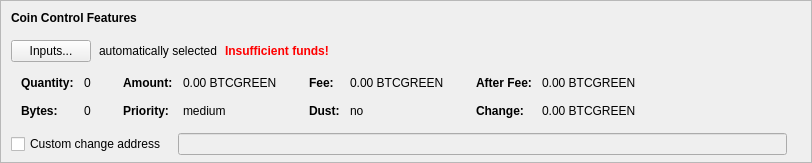
    <widget class="QFrame" name="frameCoinControl">
     <property name="sizePolicy">
      <sizepolicy hsizetype="Expanding" vsizetype="Expanding">
       <horstretch>0</horstretch>
       <verstretch>0</verstretch>
      </sizepolicy>
     </property>
     <property name="maximumSize">
      <size>
       <width>16777215</width>
       <height>16777215</height>
      </size>
     </property>
     <property name="frameShape">
      <enum>QFrame::StyledPanel</enum>
     </property>
     <property name="frameShadow">
      <enum>QFrame::Sunken</enum>
     </property>
     <layout class="QVBoxLayout" name="verticalLayoutCoinControl2">
      <property name="spacing">
       <number>0</number>
      </property>
      <property name="leftMargin">
       <number>0</number>
      </property>
      <property name="topMargin">
       <number>0</number>
      </property>
      <property name="rightMargin">
       <number>0</number>
      </property>
      <property name="bottomMargin">
       <number>6</number>
      </property>
      <item>
       <layout class="QVBoxLayout" name="verticalLayoutCoinControl" stretch="0,0,0,0,1">
        <property name="spacing">
         <number>0</number>
        </property>
        <property name="leftMargin">
         <number>10</number>
        </property>
        <property name="topMargin">
         <number>10</number>
        </property>
        <item>
         <layout class="QHBoxLayout" name="horizontalLayoutCoinControl1">
          <property name="bottomMargin">
           <number>15</number>
          </property>
          <item>
           <widget class="QLabel" name="labelCoinControlFeatures">
            <property name="sizePolicy">
             <sizepolicy hsizetype="Preferred" vsizetype="Maximum">
              <horstretch>0</horstretch>
              <verstretch>0</verstretch>
             </sizepolicy>
            </property>
            <property name="font">
             <font>
              <weight>75</weight>
              <bold>true</bold>
             </font>
            </property>
            <property name="styleSheet">
             <string notr="true">font-weight:bold;</string>
            </property>
            <property name="text">
             <string>Coin Control Features</string>
            </property>
           </widget>
          </item>
         </layout>
        </item>
        <item>
         <layout class="QHBoxLayout" name="horizontalLayoutCoinControl2" stretch="0,0,0,0">
          <property name="spacing">
           <number>8</number>
          </property>
          <property name="bottomMargin">
           <number>10</number>
          </property>
          <item>
           <widget class="QPushButton" name="pushButtonCoinControl">
            <property name="styleSheet">
             <string notr="true"/>
            </property>
            <property name="text">
             <string>Inputs...</string>
            </property>
            <property name="autoDefault">
             <bool>false</bool>
            </property>
           </widget>
          </item>
          <item>
           <widget class="QLabel" name="labelCoinControlAutomaticallySelected">
            <property name="text">
             <string>automatically selected</string>
            </property>
            <property name="margin">
             <number>5</number>
            </property>
           </widget>
          </item>
          <item>
           <widget class="QLabel" name="labelCoinControlInsuffFunds">
            <property name="font">
             <font>
              <weight>75</weight>
              <bold>true</bold>
             </font>
            </property>
            <property name="styleSheet">
             <string notr="true">color:red;font-weight:bold;</string>
            </property>
            <property name="text">
             <string>Insufficient funds!</string>
            </property>
            <property name="margin">
             <number>5</number>
            </property>
           </widget>
          </item>
          <item>
           <spacer name="horizontalSpacerCoinControl">
            <property name="orientation">
             <enum>Qt::Horizontal</enum>
            </property>
            <property name="sizeHint" stdset="0">
             <size>
              <width>40</width>
              <height>1</height>
             </size>
            </property>
           </spacer>
          </item>
         </layout>
        </item>
        <item>
         <widget class="QWidget" name="widgetCoinControl" native="true">
          <property name="sizePolicy">
           <sizepolicy hsizetype="Preferred" vsizetype="Preferred">
            <horstretch>0</horstretch>
            <verstretch>0</verstretch>
           </sizepolicy>
          </property>
          <property name="minimumSize">
           <size>
            <width>0</width>
            <height>0</height>
           </size>
          </property>
          <property name="styleSheet">
           <string notr="true"/>
          </property>
          <layout class="QHBoxLayout" name="horizontalLayoutCoinControl5">
           <property name="leftMargin">
            <number>0</number>
           </property>
           <property name="topMargin">
            <number>0</number>
           </property>
           <property name="rightMargin">
            <number>0</number>
           </property>
           <property name="bottomMargin">
            <number>0</number>
           </property>
           <item>
            <layout class="QHBoxLayout" name="horizontalLayoutCoinControl3" stretch="0,0,0,1">
             <property name="spacing">
              <number>20</number>
             </property>
             <property name="topMargin">
              <number>0</number>
             </property>
             <property name="bottomMargin">
              <number>10</number>
             </property>
             <item>
              <layout class="QFormLayout" name="formLayoutCoinControl1">
               <property name="horizontalSpacing">
                <number>10</number>
               </property>
               <property name="verticalSpacing">
                <number>14</number>
               </property>
               <property name="leftMargin">
                <number>10</number>
               </property>
               <property name="topMargin">
                <number>4</number>
               </property>
               <property name="rightMargin">
                <number>6</number>
               </property>
               <item row="0" column="0">
                <widget class="QLabel" name="labelCoinControlQuantityText">
                 <property name="font">
                  <font>
                   <weight>75</weight>
                   <bold>true</bold>
                  </font>
                 </property>
                 <property name="text">
                  <string>Quantity:</string>
                 </property>
                 <property name="margin">
                  <number>0</number>
                 </property>
                </widget>
               </item>
               <item row="0" column="1">
                <widget class="QLabel" name="labelCoinControlQuantity">
                 <property name="cursor">
                  <cursorShape>IBeamCursor</cursorShape>
                 </property>
                 <property name="contextMenuPolicy">
                  <enum>Qt::ActionsContextMenu</enum>
                 </property>
                 <property name="text">
                  <string notr="true">0</string>
                 </property>
                 <property name="margin">
                  <number>0</number>
                 </property>
                 <property name="textInteractionFlags">
                  <set>Qt::LinksAccessibleByMouse|Qt::TextSelectableByKeyboard|Qt::TextSelectableByMouse</set>
                 </property>
                </widget>
               </item>
               <item row="1" column="0">
                <widget class="QLabel" name="labelCoinControlBytesText">
                 <property name="font">
                  <font>
                   <weight>75</weight>
                   <bold>true</bold>
                  </font>
                 </property>
                 <property name="text">
                  <string>Bytes:</string>
                 </property>
                </widget>
               </item>
               <item row="1" column="1">
                <widget class="QLabel" name="labelCoinControlBytes">
                 <property name="cursor">
                  <cursorShape>IBeamCursor</cursorShape>
                 </property>
                 <property name="contextMenuPolicy">
                  <enum>Qt::ActionsContextMenu</enum>
                 </property>
                 <property name="text">
                  <string notr="true">0</string>
                 </property>
                 <property name="textInteractionFlags">
                  <set>Qt::LinksAccessibleByMouse|Qt::TextSelectableByKeyboard|Qt::TextSelectableByMouse</set>
                 </property>
                </widget>
               </item>
              </layout>
             </item>
             <item>
              <layout class="QFormLayout" name="formLayoutCoinControl2">
               <property name="horizontalSpacing">
                <number>10</number>
               </property>
               <property name="verticalSpacing">
                <number>14</number>
               </property>
               <property name="leftMargin">
                <number>6</number>
               </property>
               <property name="topMargin">
                <number>4</number>
               </property>
               <property name="rightMargin">
                <number>6</number>
               </property>
               <item row="0" column="0">
                <widget class="QLabel" name="labelCoinControlAmountText">
                 <property name="font">
                  <font>
                   <weight>75</weight>
                   <bold>true</bold>
                  </font>
                 </property>
                 <property name="text">
                  <string>Amount:</string>
                 </property>
                 <property name="margin">
                  <number>0</number>
                 </property>
                </widget>
               </item>
               <item row="0" column="1">
                <widget class="QLabel" name="labelCoinControlAmount">
                 <property name="cursor">
                  <cursorShape>IBeamCursor</cursorShape>
                 </property>
                 <property name="contextMenuPolicy">
                  <enum>Qt::ActionsContextMenu</enum>
                 </property>
                 <property name="text">
                  <string notr="true">0.00 BTCGREEN</string>
                 </property>
                 <property name="textInteractionFlags">
                  <set>Qt::LinksAccessibleByMouse|Qt::TextSelectableByKeyboard|Qt::TextSelectableByMouse</set>
                 </property>
                </widget>
               </item>
               <item row="1" column="0">
                <widget class="QLabel" name="labelCoinControlPriorityText">
                 <property name="font">
                  <font>
                   <weight>75</weight>
                   <bold>true</bold>
                  </font>
                 </property>
                 <property name="text">
                  <string>Priority:</string>
                 </property>
                </widget>
               </item>
               <item row="1" column="1">
                <widget class="QLabel" name="labelCoinControlPriority">
                 <property name="cursor">
                  <cursorShape>IBeamCursor</cursorShape>
                 </property>
                 <property name="contextMenuPolicy">
                  <enum>Qt::ActionsContextMenu</enum>
                 </property>
                 <property name="text">
                  <string>medium</string>
                 </property>
                 <property name="textInteractionFlags">
                  <set>Qt::LinksAccessibleByMouse|Qt::TextSelectableByKeyboard|Qt::TextSelectableByMouse</set>
                 </property>
                </widget>
               </item>
              </layout>
             </item>
             <item>
              <layout class="QFormLayout" name="formLayoutCoinControl3">
               <property name="horizontalSpacing">
                <number>10</number>
               </property>
               <property name="verticalSpacing">
                <number>14</number>
               </property>
               <property name="leftMargin">
                <number>6</number>
               </property>
               <property name="topMargin">
                <number>4</number>
               </property>
               <property name="rightMargin">
                <number>6</number>
               </property>
               <item row="0" column="0">
                <widget class="QLabel" name="labelCoinControlFeeText">
                 <property name="font">
                  <font>
                   <weight>75</weight>
                   <bold>true</bold>
                  </font>
                 </property>
                 <property name="text">
                  <string>Fee:</string>
                 </property>
                 <property name="margin">
                  <number>0</number>
                 </property>
                </widget>
               </item>
               <item row="0" column="1">
                <widget class="QLabel" name="labelCoinControlFee">
                 <property name="cursor">
                  <cursorShape>IBeamCursor</cursorShape>
                 </property>
                 <property name="contextMenuPolicy">
                  <enum>Qt::ActionsContextMenu</enum>
                 </property>
                 <property name="text">
                  <string notr="true">0.00 BTCGREEN</string>
                 </property>
                 <property name="textInteractionFlags">
                  <set>Qt::LinksAccessibleByMouse|Qt::TextSelectableByKeyboard|Qt::TextSelectableByMouse</set>
                 </property>
                </widget>
               </item>
               <item row="1" column="0">
                <widget class="QLabel" name="labelCoinControlLowOutputText">
                 <property name="font">
                  <font>
                   <weight>75</weight>
                   <bold>true</bold>
                  </font>
                 </property>
                 <property name="text">
                  <string>Dust:</string>
                 </property>
                </widget>
               </item>
               <item row="1" column="1">
                <widget class="QLabel" name="labelCoinControlLowOutput">
                 <property name="cursor">
                  <cursorShape>IBeamCursor</cursorShape>
                 </property>
                 <property name="contextMenuPolicy">
                  <enum>Qt::ActionsContextMenu</enum>
                 </property>
                 <property name="text">
                  <string>no</string>
                 </property>
                 <property name="textInteractionFlags">
                  <set>Qt::LinksAccessibleByMouse|Qt::TextSelectableByKeyboard|Qt::TextSelectableByMouse</set>
                 </property>
                </widget>
               </item>
              </layout>
             </item>
             <item>
              <layout class="QFormLayout" name="formLayoutCoinControl4">
               <property name="horizontalSpacing">
                <number>10</number>
               </property>
               <property name="verticalSpacing">
                <number>14</number>
               </property>
               <property name="leftMargin">
                <number>6</number>
               </property>
               <property name="topMargin">
                <number>4</number>
               </property>
               <property name="rightMargin">
                <number>6</number>
               </property>
               <item row="0" column="0">
                <widget class="QLabel" name="labelCoinControlAfterFeeText">
                 <property name="font">
                  <font>
                   <weight>75</weight>
                   <bold>true</bold>
                  </font>
                 </property>
                 <property name="text">
                  <string>After Fee:</string>
                 </property>
                 <property name="margin">
                  <number>0</number>
                 </property>
                </widget>
               </item>
               <item row="0" column="1">
                <widget class="QLabel" name="labelCoinControlAfterFee">
                 <property name="cursor">
                  <cursorShape>IBeamCursor</cursorShape>
                 </property>
                 <property name="contextMenuPolicy">
                  <enum>Qt::ActionsContextMenu</enum>
                 </property>
                 <property name="text">
                  <string notr="true">0.00 BTCGREEN</string>
                 </property>
                 <property name="textInteractionFlags">
                  <set>Qt::LinksAccessibleByMouse|Qt::TextSelectableByKeyboard|Qt::TextSelectableByMouse</set>
                 </property>
                </widget>
               </item>
               <item row="1" column="0">
                <widget class="QLabel" name="labelCoinControlChangeText">
                 <property name="font">
                  <font>
                   <weight>75</weight>
                   <bold>true</bold>
                  </font>
                 </property>
                 <property name="text">
                  <string>Change:</string>
                 </property>
                </widget>
               </item>
               <item row="1" column="1">
                <widget class="QLabel" name="labelCoinControlChange">
                 <property name="cursor">
                  <cursorShape>IBeamCursor</cursorShape>
                 </property>
                 <property name="contextMenuPolicy">
                  <enum>Qt::ActionsContextMenu</enum>
                 </property>
                 <property name="text">
                  <string notr="true">0.00 BTCGREEN</string>
                 </property>
                 <property name="textInteractionFlags">
                  <set>Qt::LinksAccessibleByMouse|Qt::TextSelectableByKeyboard|Qt::TextSelectableByMouse</set>
                 </property>
                </widget>
               </item>
              </layout>
             </item>
            </layout>
           </item>
          </layout>
         </widget>
        </item>
        <item>
         <layout class="QHBoxLayout" name="horizontalLayoutCoinControl4" stretch="0,0,0">
          <property name="spacing">
           <number>12</number>
          </property>
          <property name="sizeConstraint">
           <enum>QLayout::SetDefaultConstraint</enum>
          </property>
          <property name="topMargin">
           <number>5</number>
          </property>
          <property name="rightMargin">
           <number>5</number>
          </property>
          <item>
           <widget class="QCheckBox" name="checkBoxCoinControlChange">
            <property name="toolTip">
             <string>If this is activated, but the change address is empty or invalid, change will be sent to a newly generated address.</string>
            </property>
            <property name="text">
             <string>Custom change address</string>
            </property>
           </widget>
          </item>
          <item>
           <widget class="QValidatedLineEdit" name="lineEditCoinControlChange">
            <property name="enabled">
             <bool>false</bool>
            </property>
            <property name="sizePolicy">
             <sizepolicy hsizetype="Expanding" vsizetype="Fixed">
              <horstretch>0</horstretch>
              <verstretch>0</verstretch>
             </sizepolicy>
            </property>
           </widget>
          </item>
          <item>
           <widget class="QLabel" name="labelCoinControlChangeLabel">
            <property name="sizePolicy">
             <sizepolicy hsizetype="Preferred" vsizetype="Expanding">
              <horstretch>0</horstretch>
              <verstretch>0</verstretch>
             </sizepolicy>
            </property>
            <property name="minimumSize">
             <size>
              <width>0</width>
              <height>0</height>
             </size>
            </property>
            <property name="text">
             <string/>
            </property>
            <property name="margin">
             <number>3</number>
            </property>
           </widget>
          </item>
         </layout>
        </item>
        <item>
         <spacer name="verticalSpacerCoinControl">
          <property name="orientation">
           <enum>Qt::Vertical</enum>
          </property>
          <property name="sizeHint" stdset="0">
           <size>
            <width>800</width>
            <height>1</height>
           </size>
          </property>
         </spacer>
        </item>
       </layout>
      </item>
     </layout>
    </widget>
